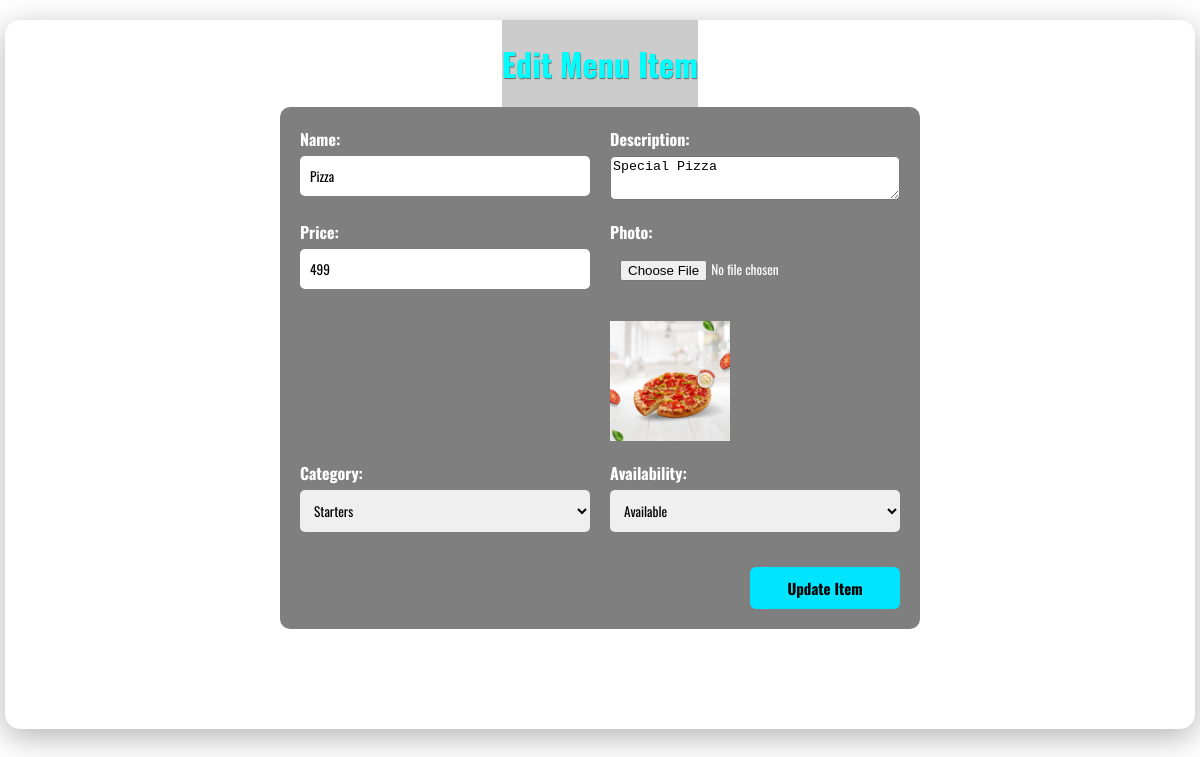
The page /admin/updt_menu.php?id=2 on the database its author committed.
### tables this page shows
CREATE TABLE `foods` (
  `id` int(11) NOT NULL,
  `name` varchar(100) NOT NULL,
  `description` text DEFAULT NULL,
  `price` float NOT NULL,
  `photo` varchar(255) NOT NULL,
  `availability` enum('available','not available') NOT NULL,
  `category` enum('Starters','Main Course','Desserts','Beverages','Specials') NOT NULL
);

### admin/updt_menu.php (the view, shortened to what this page needs)
<?php
include '../dbconnect.php';
$id=$_GET['id'];
$sql="SELECT * FROM foods where id='$id'";
$result=mysqli_query($conn,$sql);
$row=mysqli_fetch_assoc($result);
?>
<!DOCTYPE html>
<html lang="en">
<head>
</head>
<body>
<div class="main">
    <div class="welcome">
        <div class="heading">
            <h1>Edit Menu Item</h1>
        </div>
        <form action="" method="POST" enctype="multipart/form-data">
            <div class="form-row">
                <div class="form-group">
                    <label for="name">Name:</label>
                    <input type="text" name="name" value="<?php echo $row['name']; ?>" required>
                </div>
                <div class="form-group">
                    <label for="desc">Description:</label>
                    <textarea name="description" required><?php echo $row['description']; ?></textarea>
                </div>
            </div>
            <div class="form-row">
                <div class="form-group">
                    <label for="price">Price:</label>
                    <input type="number" name="price" value="<?php echo $row['price']; ?>" required>
                </div>
                <div class="form-group">
                    <label for="photo">Photo:</label>
                    <input type="file" name="photo" accept="Image/*" required>
                    <br>
                    <img src="<?php echo $row['photo']; ?>" width="120" alt="">
                </div>
            </div>
            <div class="form-row">
                <div class="form-group">
                    <label for="category">Category:</label>
                    <select name="category" required>
                        <option value="Starters" <?php if($row['category'] == 'Starters') echo 'selected'; ?>>Starters</option>
                    </select>
                </div>
                <div class="form-group">
                    <label for="avai">Availability:</label>
                    <select name="availability" required>
                        <option value="available" <?php if($row['availability'] == 'available') echo 'selected'; ?>>Available</option>
                    </select>
                </div>
            </div>
            <div class="form-group">
                <div class="btn">
                    <input type="submit" name="submit" value="Update Item">
                </div>
            </div>
        </form>
    </div>
</div>
</body>
</html>

### admin/updt_menu.php (style rules this page uses)
html, body { margin: 0; padding: 0; }
body { background-image: url(https://img.freepik.com/premium-photo/realistic-photo-blurred-restaurant-background-with-some-people-eating-chefs-waiters-working-high-resolution-superdetail-16k_967785-42409.jpg); background-size: cover; background-repeat: no-repeat; background-attachment: fixed; font-family: 'Oswald', sans-serif; color: white; padding-bottom: 20px; }
.welcome { background-color: rgba(255, 255, 255, 0.05); margin: 0 5px; border-radius: 15px; box-shadow: 0 8px 32px rgba(0, 0, 0, 0.3); padding-bottom: 60px; margin-top: 20px; }
.heading { text-align:center; }
.welcome h1 { color: aqua; background-color:rgba(0, 0, 0, 0.2); border radius:10px; font-weight: 700; text-align: center; padding: 20px 0; text-shadow: 0.5px 0.5px 1px rgba(0, 0, 0, 0.5); display:inline-block; margin:0 auto; }
form { background-color: rgba(0, 0, 0, 0.5); padding: 20px; border-radius: 10px; margin: 0 auto 40px; width: 600px; font-weight: 700; font-size: 20px; }
.form-row { display: flex; gap: 20px; margin-bottom: 20px; }
.form-group { flex: 1; display: flex; flex-direction: column; }
label { margin-bottom: 5px; font-size: 16px; }
input, select { padding: 10px; border: none; border-radius: 5px; font-family: 'Oswald', sans-serif; }
.btn { text-align: right; margin-top: 15px; }
.btn input[type='submit'] { background-color: #00E5FF; width: 150px; border-radius: 6px; border: none; font-weight: bold; font-size: 15px; cursor: pointer; font-family: 'Oswald', sans-serif; transition: background-color 0.7s ease; }
textarea { height:38px; border-radius:5px; }

### rows shown on the page
foods: name "Pizza", description "Special Pizza", price "499", photo (picture), category "Starters", availability "Available"
